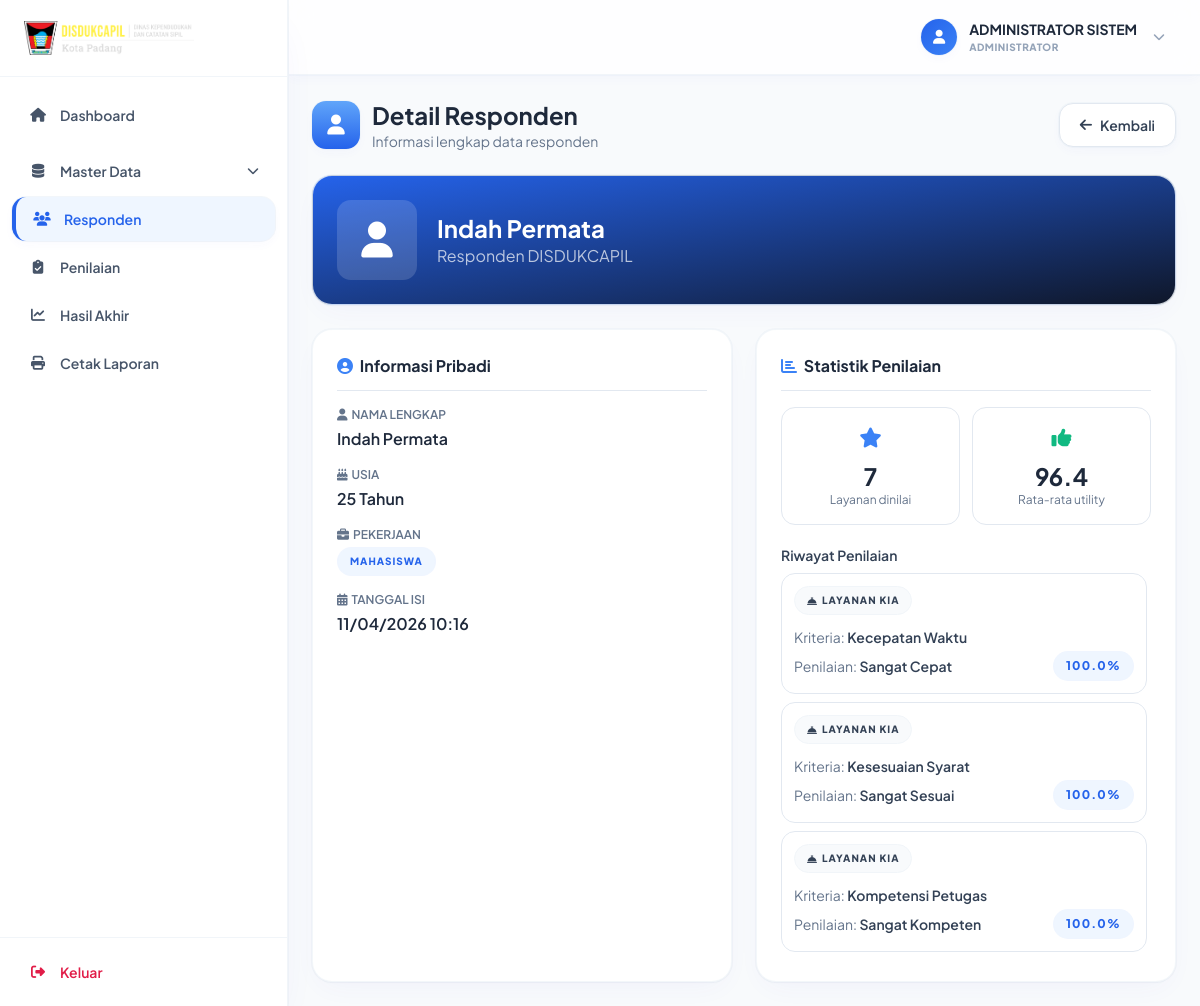
The app's page /index.php?controller=responden&action=detail&id=28 (signed in) with its own data.
### tables this page shows
CREATE TABLE `responden` (
  `id_responden` int NOT NULL,
  `nama_lengkap` varchar(100) DEFAULT NULL,
  `usia` int DEFAULT NULL,
  `pekerjaan` varchar(50) DEFAULT NULL,
  `tanggal_isi` datetime DEFAULT CURRENT_TIMESTAMP
);

CREATE TABLE `penilaian` (
  `id_penilaian` int NOT NULL,
  `id_responden` int NOT NULL,
  `id_alternatif` int NOT NULL,
  `id_kriteria` int NOT NULL,
  `id_sub` int NOT NULL
);

CREATE TABLE `alternatif` (
  `id_alternatif` int NOT NULL,
  `kode_alternatif` varchar(10) NOT NULL,
  `nama_layanan` varchar(100) NOT NULL,
  `keterangan` text,
  `created_at` timestamp NULL DEFAULT CURRENT_TIMESTAMP
);

CREATE TABLE `kriteria` (
  `id_kriteria` int NOT NULL,
  `kode_kriteria` varchar(10) NOT NULL,
  `nama_kriteria` varchar(100) NOT NULL,
  `pertanyaan` text NOT NULL,
  `bobot` int NOT NULL,
  `jenis` enum('benefit','cost') DEFAULT 'benefit',
  `created_at` timestamp NULL DEFAULT CURRENT_TIMESTAMP
);

CREATE TABLE `sub_kriteria` (
  `id_sub` int NOT NULL,
  `id_kriteria` int NOT NULL,
  `nama_pilihan` varchar(50) NOT NULL,
  `nilai_utility` float NOT NULL
);

### controllers/RespondenController.php (called while the page is built, shortened)
<?php
require_once 'models/RespondenModel.php';
class RespondenController
{
    private $respondenModel;
    public function __construct($connection)
    {
        $this->respondenModel = new RespondenModel($connection);
    }
    public function detail()
    {
        $id_responden = isset($_GET['id']) ? intval($_GET['id']) : 0;
        $responden = $this->respondenModel->getById($id_responden);
        require_once 'models/PenilaianModel.php';
        $penilaianModel = new PenilaianModel($this->respondenModel->conn);
        $penilaians = $penilaianModel->getByResponden($id_responden);
        $total_penilaian = count($penilaians);
        $avg_nilai = 0;
        if ($total_penilaian > 0) {
            $total_nilai = 0;
            foreach ($penilaians as $penilaian) {
                $total_nilai += $penilaian['nilai_utility'];
            }
            $avg_nilai = round($total_nilai / $total_penilaian, 1);
        }
        $data = [
            'title' => 'Detail Responden - DISDUKCAPIL Kota Padang',
            'page_title' => 'Detail Responden',
            'responden' => $responden,
            'penilaians' => $penilaians,
            'total_penilaian' => $total_penilaian,
            'avg_nilai' => $avg_nilai,
            'user' => [
                'nama_lengkap' => $_SESSION['nama_lengkap'] ?? 'Admin',
                'username' => $_SESSION['username'] ?? '',
                'role' => $_SESSION['role'] ?? 'admin'
            ]
        ];
        require_once 'views/responden/detail.php';
    }
}
?>

### models/RespondenModel.php (called while the page is built, shortened)
<?php
class RespondenModel
{
    public $conn;
    private $table = 'responden';
    public function __construct($connection)
    {
        $this->conn = $connection;
    }
    public function getById($id_responden)
    {
        try {
            $query = "SELECT * FROM " . $this->table . " WHERE id_responden = :id_responden LIMIT 1";
            $stmt = $this->conn->prepare($query);
            $stmt->bindParam(':id_responden', $id_responden);
            $stmt->execute();
            return $stmt->fetch(PDO::FETCH_ASSOC);
        } catch (PDOException $e) {
            error_log("Get responden by ID error: " . $e->getMessage());
            return false;
        }
    }
}
?>

### models/PenilaianModel.php (called while the page is built, shortened)
<?php
require_once 'RespondenModel.php';
class PenilaianModel
{
    public $conn;
    private $table = 'penilaian';
    public function __construct($connection)
    {
        $this->conn = $connection;
    }
    public function getByResponden($id_responden)
    {
        try {
            $query = "SELECT p.*, a.nama_layanan, k.nama_kriteria, k.kode_kriteria, sk.nama_pilihan, sk.nilai_utility
                     FROM " . $this->table . " p
                     JOIN alternatif a ON p.id_alternatif = a.id_alternatif
                     JOIN kriteria k ON p.id_kriteria = k.id_kriteria
                     JOIN sub_kriteria sk ON p.id_sub = sk.id_sub
                     WHERE p.id_responden = :id_responden
                     ORDER BY k.kode_kriteria ASC";
            $stmt = $this->conn->prepare($query);
            $stmt->bindParam(':id_responden', $id_responden);
            $stmt->execute();
            return $stmt->fetchAll(PDO::FETCH_ASSOC);
        } catch (PDOException $e) {
            error_log("Get penilaian by responden error: " . $e->getMessage());
            return false;
        }
    }
}
?>

### views/responden/detail.php (the view, shortened to what this page needs)
<?php include('template/layout_admin_head.php'); ?>
<?php include('template/layout_admin_chrome.php'); ?>
<div class="flex items-center justify-between flex-wrap gap-4 mb-6">
  <div class="flex items-center gap-3">
    <div class="flex h-12 w-12 items-center justify-center rounded-gov bg-gradient-to-b from-gov-blue-600 to-gov-blue-800 text-white text-xl shadow-soft-raised-sm">
      <i class="fas fa-user"></i>
    </div>
    <div>
      <h1 class="text-2xl font-bold text-slate-800">Detail Responden</h1>
      <p class="text-slate-500 text-sm">Informasi lengkap data responden</p>
    </div>
  </div>
  <a href="index.php?controller=responden&action=index" class="btn-gov-secondary"><i class="fas fa-arrow-left"></i> Kembali</a>
</div>
<div class="card-gov !bg-gradient-to-br !from-gov-blue-800 !to-gov-blue-950 !text-white mb-6">
  <div class="flex items-center gap-5">
    <div class="flex h-20 w-20 items-center justify-center rounded-gov bg-white/15 text-4xl flex-shrink-0"><i class="fas fa-user"></i></div>
    <div>
      <h2 class="font-sans text-2xl font-bold"><?= htmlspecialchars($data['responden']['nama_lengkap']) ?></h2>
      <p class="text-white/70">Responden DISDUKCAPIL</p>
    </div>
  </div>
</div>
<div class="grid grid-cols-1 lg:grid-cols-2 gap-6">
  <div class="card-gov">
    <h3 class="font-bold text-slate-800 mb-4 pb-3 border-b border-slate-200"><i class="fas fa-user-circle text-gov-blue-700 mr-1"></i> Informasi Pribadi</h3>
    <div class="space-y-4">
      <div>
        <p class="text-xs font-semibold text-slate-500 uppercase flex items-center gap-1"><i class="fas fa-user"></i> Nama Lengkap</p>
        <p class="font-semibold text-slate-800 mt-1"><?= htmlspecialchars($data['responden']['nama_lengkap']) ?></p>
      </div>
      <div>
        <p class="text-xs font-semibold text-slate-500 uppercase flex items-center gap-1"><i class="fas fa-birthday-cake"></i> Usia</p>
        <p class="font-semibold text-slate-800 mt-1"><?= $data['responden']['usia'] ?> Tahun</p>
      </div>
      <div>
        <p class="text-xs font-semibold text-slate-500 uppercase flex items-center gap-1"><i class="fas fa-briefcase"></i> Pekerjaan</p>
        <span class="badge-gov-primary mt-1"><?= htmlspecialchars($data['responden']['pekerjaan']) ?></span>
      </div>
      <div>
        <p class="text-xs font-semibold text-slate-500 uppercase flex items-center gap-1"><i class="fas fa-calendar-alt"></i> Tanggal Isi</p>
        <p class="font-semibold text-slate-800 mt-1"><?= date('d/m/Y H:i', strtotime($data['responden']['tanggal_isi'])) ?></p>
      </div>
    </div>
  </div>
  <div class="card-gov">
    <h3 class="font-bold text-slate-800 mb-4 pb-3 border-b border-slate-200"><i class="fas fa-chart-bar text-gov-blue-700 mr-1"></i> Statistik Penilaian</h3>
    <div class="grid grid-cols-2 gap-3 mb-5">
      <div class="rounded-gov border border-slate-200 p-4 text-center">
        <i class="fas fa-star text-gov-blue-700 text-xl mb-2"></i>
        <p class="text-2xl font-bold text-slate-800"><?= $data['total_penilaian'] ?? 0 ?></p>
        <p class="text-xs text-slate-500">Layanan dinilai</p>
      </div>
      <div class="rounded-gov border border-slate-200 p-4 text-center">
        <i class="fas fa-thumbs-up text-gov-green-700 text-xl mb-2"></i>
        <p class="text-2xl font-bold text-slate-800"><?= $data['avg_nilai'] ?? 0 ?></p>
        <p class="text-xs text-slate-500">Rata-rata utility</p>
      </div>
    </div>
    <?php if (!empty($data['penilaians'])): ?>
      <p class="text-sm font-semibold text-slate-700 mb-2">Riwayat Penilaian</p>
      <div class="space-y-2 max-h-96 overflow-y-auto pr-1">
        <?php foreach ($data['penilaians'] as $penilaian): ?>
          <div class="rounded-gov border border-slate-200 p-3">
            <span class="badge-gov-info mb-2"><i class="fas fa-concierge-bell"></i> <?= htmlspecialchars($penilaian['nama_layanan']) ?></span>
            <div class="flex items-center justify-between text-sm mt-1">
              <span class="text-slate-500">Kriteria: <span class="font-semibold text-slate-700"><?= htmlspecialchars($penilaian['nama_kriteria']) ?></span></span>
            </div>
            <div class="flex items-center justify-between text-sm mt-1">
              <span class="text-slate-500">Penilaian: <span class="font-semibold text-slate-700"><?= htmlspecialchars($penilaian['nama_pilihan']) ?></span></span>
              <span class="badge-gov-primary !text-xs"><?= number_format($penilaian['nilai_utility'], 1) ?>%</span>
            </div>
          </div>
        <?php endforeach; ?>
      </div>
    <?php endif; ?>
  </div>
</div>
<?php include('template/layout_admin_foot.php'); ?>

### records on screen
responden: nama_lengkap "Indah Permata", usia "25", pekerjaan "MAHASISWA", tanggal_isi "11/04/2026 10:16"
penilaian: id_alternatif.nama_layanan "LAYANAN KIA", id_kriteria.nama_kriteria "Kecepatan Waktu", id_sub.nama_pilihan "Sangat Cepat", id_sub.nilai_utility "100.0"
penilaian: id_alternatif.nama_layanan "LAYANAN KIA", id_kriteria.nama_kriteria "Kesesuaian Syarat", id_sub.nama_pilihan "Sangat Sesuai", id_sub.nilai_utility "100.0"
penilaian: id_alternatif.nama_layanan "LAYANAN KIA", id_kriteria.nama_kriteria "Kompetensi Petugas", id_sub.nama_pilihan "Sangat Kompeten", id_sub.nilai_utility "100.0"

### other values on screen
$nama "ADMINISTRATOR SISTEM"
$roleDisplay "ADMINISTRATOR"
$data['total_penilaian'] "7"
$data['avg_nilai'] "96.4"
